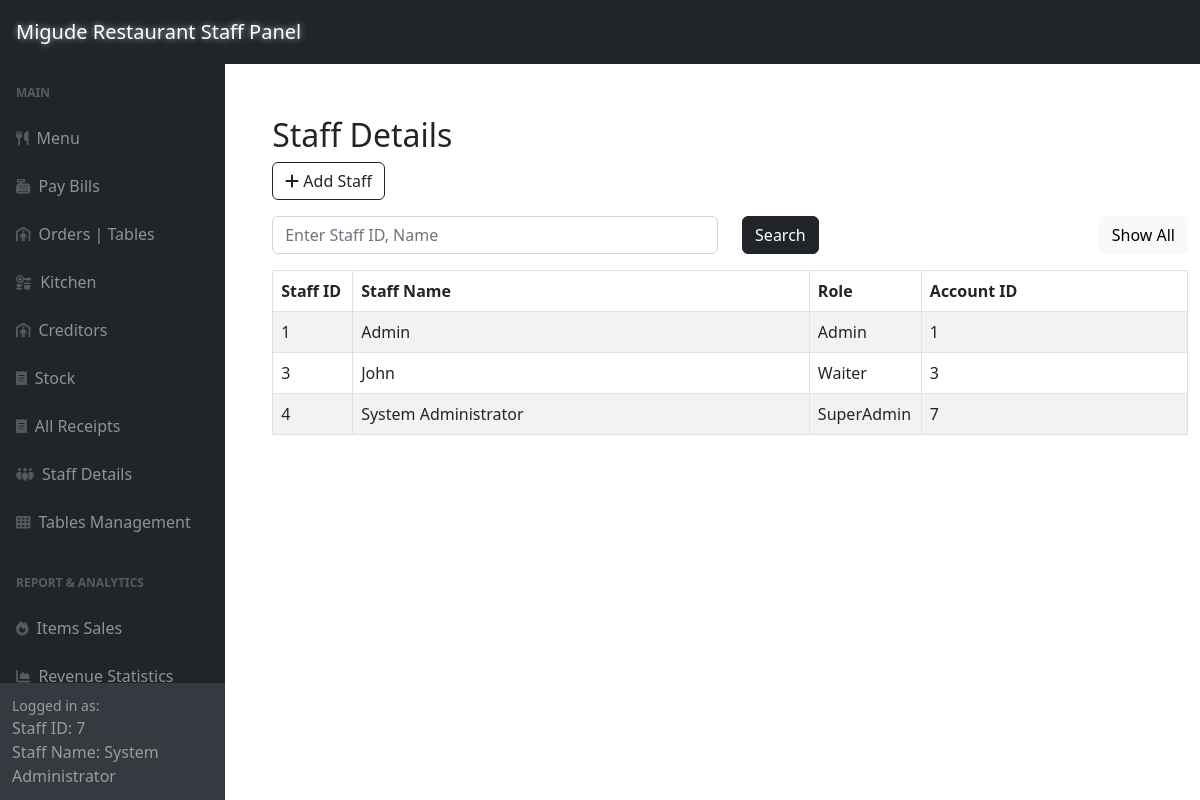
Page /adminSide/panel/staff-panel.php (signed in) on the committed database.
### tables this page shows
CREATE TABLE `staffs` (
  `staff_id` int(11) NOT NULL,
  `staff_name` varchar(255) DEFAULT NULL,
  `role` varchar(255) DEFAULT NULL,
  `account_id` int(11) DEFAULT NULL,
  `role_id` int(11) DEFAULT 2
);

### adminSide/panel/staff-panel.php (the view, shortened to what this page needs)
<?php include '../inc/dashHeader.php'; ?>
<div class="wrapper">
    <div class="container-fluid pt-5 pl-600">
        <div class="row">
            <div class="m-50">
                <div class="mt-5 mb-3">
                    <h2 class="pull-left">Staff Details</h2>
                    <a href="../staffCrud/createStaff.php" class="btn btn-outline-dark"><i class="fa fa-plus"></i> Add Staff</a>
                </div>
                <div class="mb-3">
                    <form method="POST" action="#">
                        <div class="row">
                            <div class="col-md-6">
                                <input required type="text" id="search" name="search" class="form-control" placeholder="Enter Staff ID, Name">
                            </div>
                            <div class="col-md-3">
                                <button type="submit" class="btn btn-dark">Search</button>
                            </div>
                            <div class="col" style="text-align: right;" >
                                <a href="staff-panel.php" class="btn btn-light">Show All</a>
                            </div>
                        </div>
                    </form>
                </div>
                <?php
                require_once "../config.php";
                if (isset($_POST['search'])) {
                    if (!empty($_POST['search'])) {
                        $search = $_POST['search'];
                        $sql = "SELECT * FROM staffs WHERE staff_name LIKE '%$search%' OR staff_id = '$search' ORDER BY account_id";
                    } else {
                        $sql = "SELECT * FROM staffs ORDER BY account_id";
                    }
                } else {
                    $sql = "SELECT * FROM staffs ORDER BY account_id";
                }
                if ($result = mysqli_query($link, $sql)) {
                    if (mysqli_num_rows($result) > 0) {
                        echo '<div class="table-responsive">';
                        echo '<table class="table table-bordered table-striped mb-0">';
                        echo "<thead>";
                        echo "<tr>";
                        echo "<th style='width:5em;'>Staff ID</th>";
                        echo "<th>Staff Name</th>";
                        echo "<th style='width:7em;'>Role</th>";
                        echo "<th>Account ID</th>";
                        echo "</tr>";
                        echo "</thead>";
                        echo "<tbody>";
                        while ($row = mysqli_fetch_array($result)) {
                            echo "<tr>";
                            echo "<td>" . $row['staff_id'] . "</td>";
                            echo "<td>" . $row['staff_name'] . "</td>";
                            echo "<td>" . $row['role'] . "</td>";
                            echo "<td>" . $row['account_id'] . "</td>";
                            echo "</tr>";
                        }
                        echo "</tbody>";
                        echo "</table>";
                        echo '</div>';
                    } else {
                        echo '<div class="alert alert-danger"><em>No records were found.</em></div>';
                    }
                } else {
                    echo "Oops! Something went wrong. Please try again later.";
                }
                ?>
            </div>
        </div>
    </div>
</div>
<?php include '../inc/dashFooter.php'; ?>

### adminSide/inc/dashHeader.php (style rules this page uses)
html, body { overflow-x: hidden; width: 100%; }
.container, .container-fluid { max-width: 100%; }

### adminSide/panel/staff-panel.php (style rules this page uses)
.wrapper { width: 100%; max-width: 1300px; padding-left: 200px; padding-top: 20px }
.table-responsive { width: 100%; overflow-x: auto; -webkit-overflow-scrolling: touch; }

### rows in the picture
staffs: staff_id "1", staff_name "Admin", role "Admin", account "1"
staffs: staff_id "3", staff_name "John", role "Waiter", account "3"
staffs: staff_id "4", staff_name "System Administrator", role "SuperAdmin", account "7"

### other values in the picture
$_SESSION['logged_account_id'] "7"
$_SESSION['logged_staff_name'] "System Administrator"
